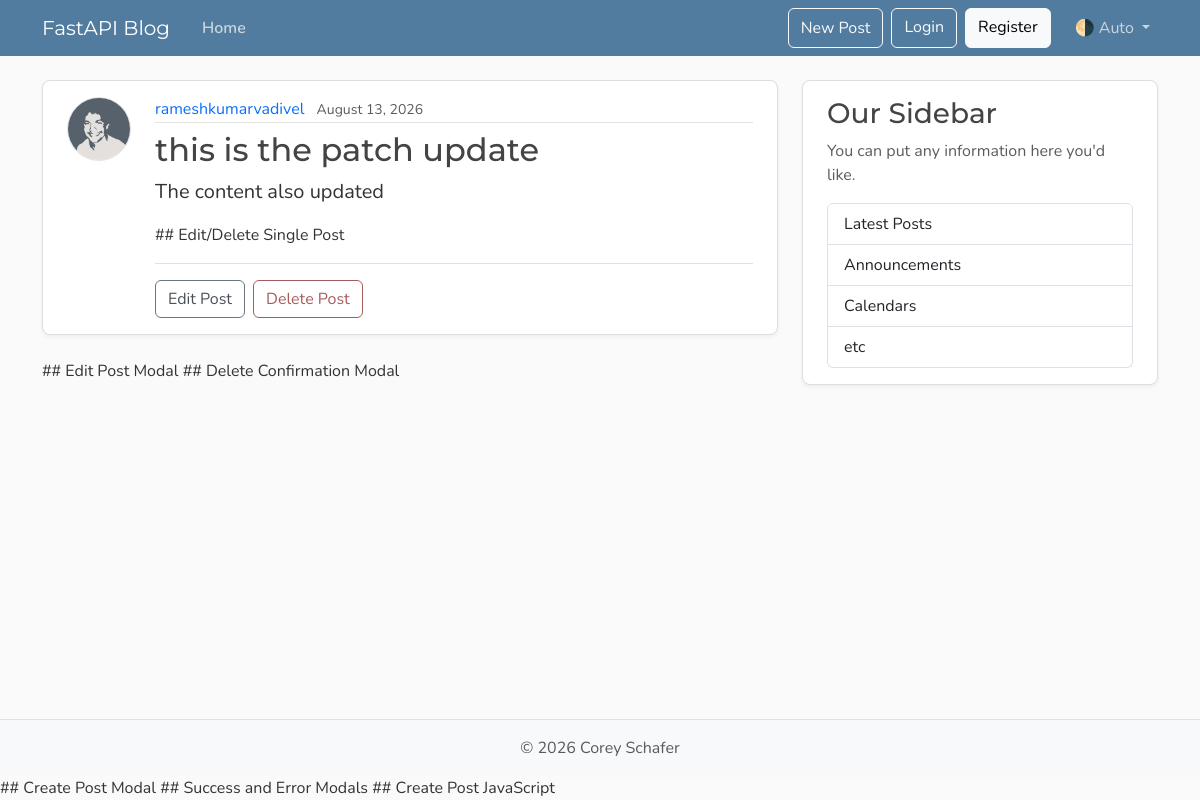
/posts/1, run on the app's committed database.
### models.py (models this page shows, shortened)
class User(Base):
    __tablename__ = "users"
    id: Mapped[int] = mapped_column(Integer, primary_key=True, index=True)
    username: Mapped[str] = mapped_column(String(50), unique=True, nullable=False)
    email: Mapped[str] = mapped_column(String(120), unique=True, nullable=False)
    image_file:  Mapped[Optional[str]] = mapped_column(
        String(200),
        nullable=True,
        default=None,
    )
    posts: Mapped[List[Post]] = relationship(back_populates="author", cascade="all, delete-orphan", )

class Post(Base):
    __tablename__ = "posts"
    id: Mapped[int] = mapped_column(Integer, primary_key=True, index=True)
    title: Mapped[str] = mapped_column(String(100), nullable=False)
    content: Mapped[str] = mapped_column(Text, nullable=False)
    user_id: Mapped[int] = mapped_column(
        ForeignKey("users.id"),
        nullable=False,
        index=True,
    )
    date_posted: Mapped[datetime] = mapped_column(
        DateTime(timezone=True),
        default=lambda: datetime.now(timezone.utc),
    )
    author: Mapped[User] = relationship(back_populates="posts")

### main.py (the view)
@app.get("/posts/{post_id}", include_in_schema=False)
async def post_page(request: Request, post_id: int, db: Annotated[AsyncSession, Depends(get_db)]):
    result = await db.execute(select(models.Post).options(selectinload(models.Post.author)).where(models.Post.id == post_id),)
    post = result.scalars().first()
    if post:
        title = post.title[:50]
        return templates.TemplateResponse(
            request,
            "post.html",
            {"post": post, "title": title},
        )
    raise HTTPException(status_code=status.HTTP_404_NOT_FOUND, detail="Post not found")

### templates/post.html (shortened to what this page needs)
{% extends "layout.html" %}
{% block content %}
  <article class="content-section py-3 px-4 mb-4">
    <div class="d-flex align-items-start gap-4">
      <img class="rounded-circle article-img flex-shrink-0"
           src="{{ post.author.image_path }}"
           alt="{{ post.author.username }}'s profile picture"
           width="64"
           height="64"
           loading="lazy">
      <div class="flex-grow-1">
        <div class="article-metadata mb-2">
          <a class="me-2" href="{{ url_for('user_posts', user_id=post.author.id)}}">{{ post.author.username }}</a>
          <small class="text-body-secondary">{{ post.date_posted.strftime('%B %d, %Y ') }}</small>
        </div>
        <h2 class="article-title">{{ post.title }}</h2>
        <p class="article-content">{{ post.content }}</p>
        ## Edit/Delete Single Post
          {% if post.user_id == 1 %}
              <div class="post-actions mt-3 pt-3 border-top">
              <button type="button"
                      class="btn btn-outline-secondary me-1"
                      data-bs-toggle="modal"
                      data-bs-target="#editModal">Edit Post</button>
              <button type="button"
                      class="btn btn-outline-danger"
                      data-bs-toggle="modal"
                      data-bs-target="#deleteModal">Delete Post</button>
              </div>
          {% endif %}
      </div>
    </div>
  </article>
 ## Edit Post Modal
## Delete Confirmation Modal
{% endblock content %}

### static/css/main.css (style rules this page uses)
:root { --font-heading: "Montserrat", system-ui, -apple-system, BlinkMacSystemFont, sans-serif; --font-body: "Nunito", system-ui, -apple-system, BlinkMacSystemFont, sans-serif; --color-bg-body: #fafafa; --color-bg-content: #ffffff; --color-text-primary: #333333; --color-text-heading: #444444; --color-steel: #527c9f; --color-nav-link: #cbd5db; --color-nav-link-hover: #ffffff; --color-link-hover: #428bca; --color-border: #dddddd; --color-border-light: #e3e3e3; --spacing-xl: 5rem; --article-img-size: 4rem; --account-img-size: 7.813rem; }
body { font-family: var(--font-body); background: var(--color-bg-body); color: var(--color-text-primary); }
h1, h2, h3, h4, h5, h6 { font-family: var(--font-heading); color: var(--color-text-heading); }
a { text-decoration: none; }
.content-section { background: var(--color-bg-content); border: 1px solid var(--color-border); border-radius: 0.5rem; box-shadow: 0 2px 4px rgba(15, 23, 42, 0.05); transition: box-shadow 0.15s ease, transform 0.15s ease, border-color 0.15s ease; }
.article-title { color: var(--color-text-heading); transition: color 0.2s ease-in-out; }
.article-content { white-space: pre-line; font-size: 1.25rem; }
.article-img { height: var(--article-img-size); width: var(--article-img-size); flex-shrink: 0; object-fit: cover; border: 1px solid var(--color-border-light); box-shadow: 0 0 0 2px var(--color-bg-content); }
.article-metadata { padding-bottom: 0.063rem; border-bottom: 1px solid var(--color-border-light); }
.article-metadata a { transition: color 0.2s ease-in-out; }
.btn-outline-secondary { --bs-btn-color: #495057; --bs-btn-border-color: #6c757d; --bs-btn-hover-color: #fff; --bs-btn-hover-bg: #5a6268; --bs-btn-hover-border-color: #545b62; --bs-btn-active-color: #fff; --bs-btn-active-bg: #545b62; --bs-btn-active-border-color: #4e555b; }
.btn-outline-danger { --bs-btn-color: #a85b5b; --bs-btn-border-color: #a85b5b; --bs-btn-hover-color: #fff; --bs-btn-hover-bg: #924e4e; --bs-btn-hover-border-color: #874848; --bs-btn-active-color: #fff; --bs-btn-active-bg: #874848; --bs-btn-active-border-color: #7c4242; }

### data on the page
User: author.image_path (picture), author.username "rameshkumarvadivel"
Post: date_posted "August 13, 2026", title "this is the patch update", content "The content also updated"
